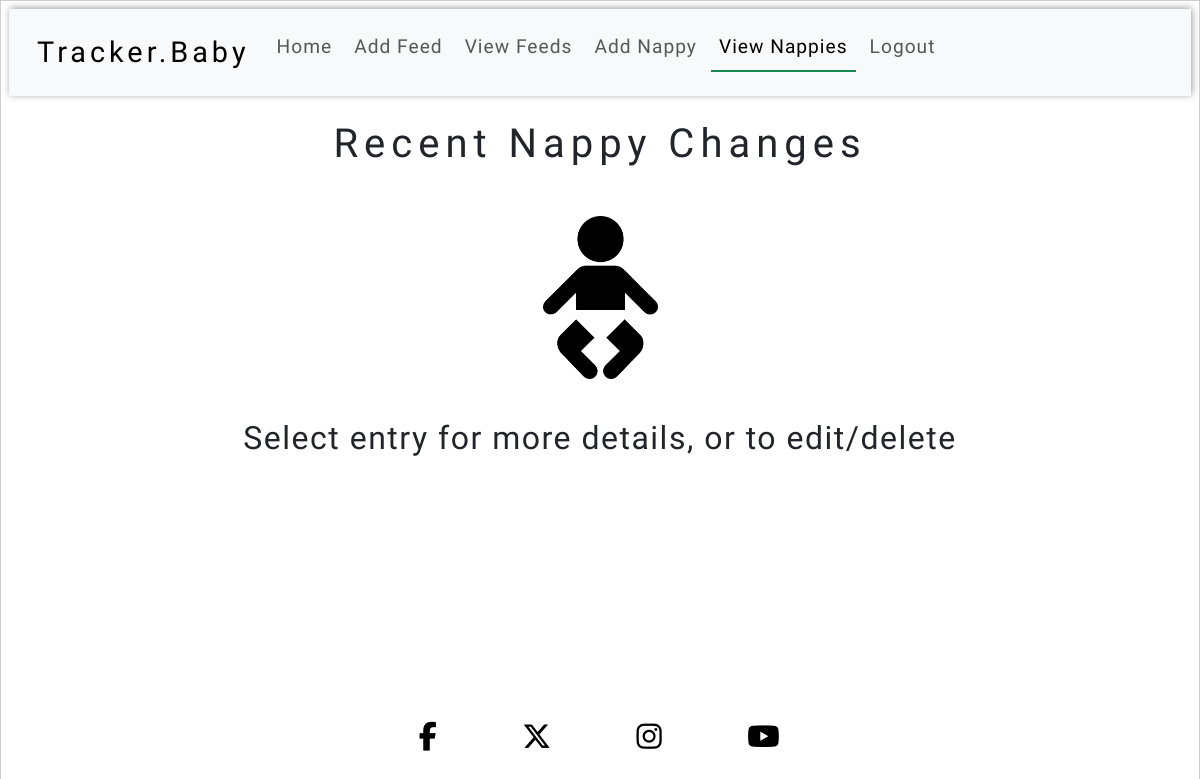
Page /nappy_changes/nappy_changes_list/ (signed in) on the earlier database version.
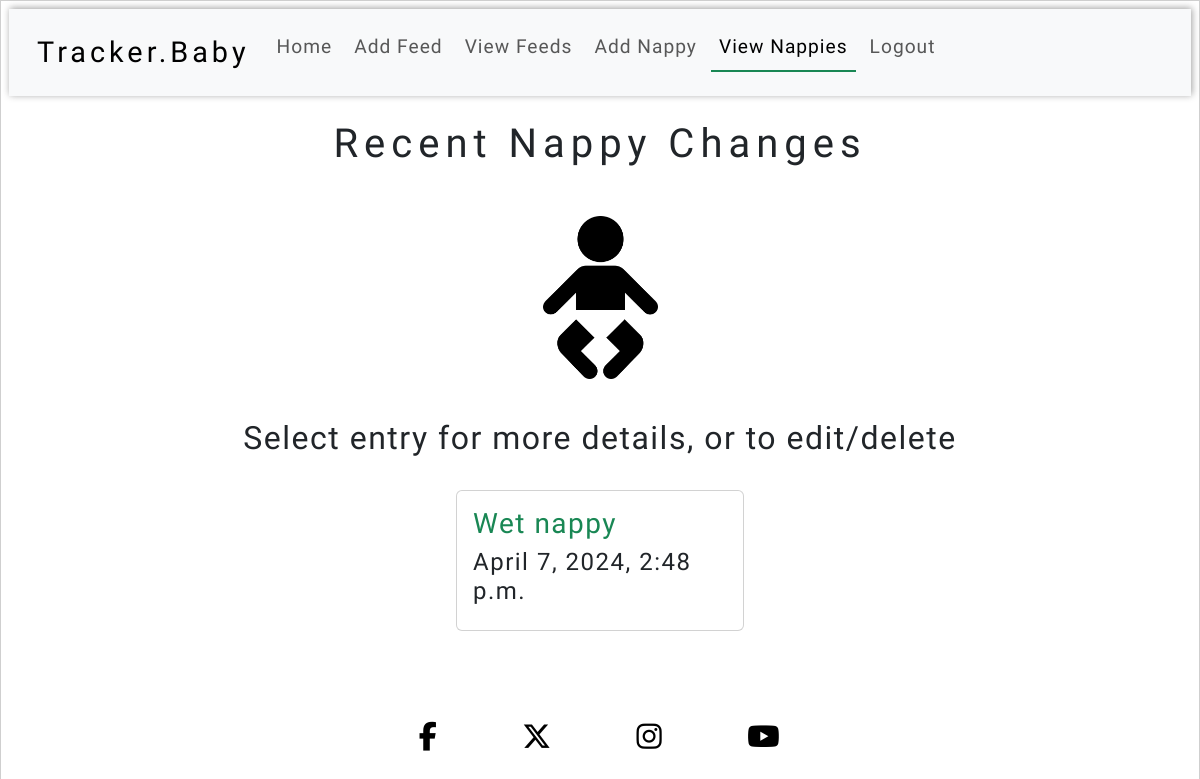
Same page on the later database version.
### nappy_changes/models.py (models this page shows, shortened)
class NappyChange(models.Model):
    NAPPY_CONTENTS = (("wet", "Wet"), ("dirty", "Dirty"), ("nothing", "Nothing"))
    user = models.ForeignKey(
        User, on_delete=models.CASCADE, related_name="nappy_changes_list"
    )
    date_and_time = models.DateTimeField()
    nappy_contents = models.CharField(
        max_length=10, choices=NAPPY_CONTENTS, null=False, blank=False
    )
    rash = models.BooleanField(default=False)
    notes = models.CharField(max_length=100, blank=True)
    class Meta:
        ordering = ["-date_and_time"]

### nappy_changes/views.py (the view)
# urls.py: path("nappy_changes_list/", NappyChangesList.as_view(), name="nappy_changes_list"),
class NappyChangesList(LoginRequiredMixin, ListView):
    template_name = "nappy_changes/nappy_changes_list.html"
    model = NappyChange
    context_object_name = "nappy_changes_list"
    def get_queryset(self):
        return self.request.user.nappy_changes_list.all()

### nappy_changes/templates/nappy_changes/nappy_changes_list.html (shortened to what this page needs)
{% extends "base.html" %}
{% load static %}
{% block content %}
<h1 class="text-center p-2 d-block page-title">
  Recent Nappy Changes
</h1>
<div class="nappy-change-list-img text-center">
  <img src="{% static 'images/nappy-change-img-2.webp/' %}" alt="Nappy change clipart" class="list-view-pic-nappy">
</div>
<h2 class="text-center p-2 d-block">
  Select entry for more details, or to edit/delete
</h2>
<div class="container d-flex flex-row flex-wrap justify-content-center">
  {% for nappy_change in nappy_changes_list %}
  <div class="card nappy_changes_list_card"
    aria-label="{{nappy_change.nappy_contents}} nappy from {{nappy_change.date_and_time}}" style="width: 18rem;">
    <div class="card-body ">
      <a href="{% url 'nappy_change_detail' nappy_change.id %}">
        <h3 class="card-title text-success">{{nappy_change.nappy_contents|title}} nappy</h3>
      </a>
      <h4>{{nappy_change.date_and_time}}</h4>
    </div>
  </div>
  {% endfor %}
</div>
{% endblock %}

Differences in the rows shown:
added NappyChange: nappy_contents "Wet", date_and_time "April 7, 2024, 2:48 p.m."
